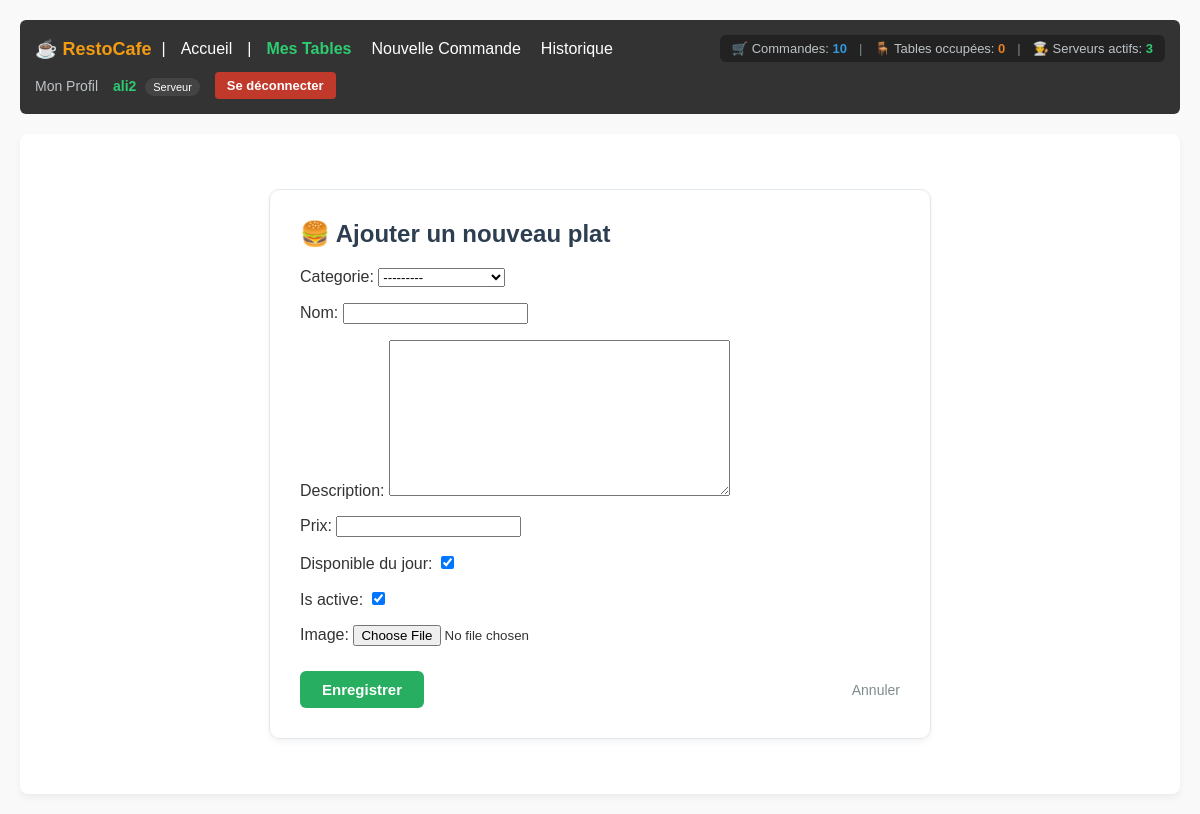
/menu/plats/add/ (signed in), run on the app's committed database.
### accounts/models.py (models this page shows, shortened)
class User(AbstractUser):
  ROLE_CHOICES = (
      ('admin', 'Administrateur'),
      ('serveur', 'Serveur'),
      ('cuisine', 'Cuisinier'),
  )
  role = models.CharField(
      max_length=20, choices=ROLE_CHOICES, default='serveur'
  )
  tel = models.CharField(max_length=20, blank=True, null=True)
  photo = models.ImageField(upload_to='profils/', blank=True, null=True)

### menu/models.py (models this page shows)
class Categorie(models.Model):
    nom = models.CharField(max_length=100, unique=True)
    is_active = models.BooleanField(default=True)
    description = models.TextField(blank=True, null=True)
    def __str__(self):
        return self.nom

### menu/views.py (the view)
# urls.py: path('plats/add/', PlatCreateView.as_view(), name='plat_add'),
@method_decorator(login_required, name='dispatch')
class PlatCreateView(CreateView):
    model = Plat
    form_class = PlatForm
    template_name = 'menu/plat_form.html'
    success_url = reverse_lazy('menu:plat_list')

### menu/forms.py
class PlatForm(forms.ModelForm):
  class Meta:
    model = Plat
    fields = (
        'categorie',
        'nom',
        'description',
        'prix',
        'disponible_du_jour',
        'is_active',
        'image',
    )

### accounts/context_processors.py (called while the page is built)
def restaurant_stats(request):
    if not request.user.is_authenticated:
        return {}
    total_commandes = Commande.objects.count()
    tables_occupees = Table.objects.filter(
        commandes__statut__in=['en_attente', 'en_preparation', 'prete']
    ).distinct().count()
    serveurs_actifs = User.objects.filter(
        role='serveur',
        commandes_gerees__isnull=False
    ).distinct().count()
    serveurs_stats = User.objects.filter(role='serveur').prefetch_related('commandes_gerees')
    return {
        'stat_commandes': total_commandes,
        'stat_tables_occupees': tables_occupees,
        'stat_serveurs': serveurs_actifs,
        'serveurs_stats': serveurs_stats,
    }

### menu/templates/menu/plat_form.html (shortened to what this page needs)
{% extends 'base.html' %}
{% block content %}
    <div style="max-width: 600px; margin: 30px auto; background: #ffffff; border: 1px solid #e1e8ed; border-radius: 10px; padding: 30px; box-shadow: 0 4px 6px rgba(0,0,0,0.04);">
        <h2 style="color: #2c3e50; margin-top: 0; margin-bottom: 20px; font-size: 24px;">
            {% if object %}Modifier le plat : {{ object.nom }}{% else %}🍔 Ajouter un nouveau plat{% endif %}
        </h2>
        <form method="post" enctype="multipart/form-data" style="margin-top: 20px;">
            <div style="margin-bottom: 15px;">
                {{ form.as_p }}
            </div>
            <div style="display: flex; justify-content: space-between; align-items: center; margin-top: 25px;">
                <button type="submit" style="padding: 10px 22px; background: #27ae60; color: white; border: none; border-radius: 6px; font-size: 15px; font-weight: 600; cursor: pointer;">
                    Enregistrer
                </button>
                <a href="{% url 'menu:plat_list' %}" style="color: #7f8c8d; text-decoration: none; font-size: 14px; font-weight: 500;">
                    Annuler
                </a>
            </div>
        </form>
    </div>
{% endblock %}

### templates/navbar.html (shortened to what this page needs)
<nav style="background: #333; color: #fff; padding: 15px; margin-bottom: 20px; border-radius: 6px; display: flex; justify-content: space-between; align-items: center; flex-wrap: wrap; gap: 10px;">
    <div style="display: flex; align-items: center; gap: 10px; flex-wrap: wrap;">
        <strong style="font-size: 18px; color: #f39c12;">☕ RestoCafe</strong> |
        <a href="{% url 'accounts:home' %}" style="color: #fff; text-decoration: none; margin: 0 5px;">Accueil</a>
        {% if user.is_authenticated %}
            |
            {% if user.role == 'admin' or user.is_superuser %}
                <a href="{% url 'accounts:admin_dashboard' %}" style="color: #3498db; text-decoration: none; margin: 0 5px; font-weight: bold;">Dashboard Admin</a>
                <a href="{% url 'accounts:user_list' %}" style="color: #fff; text-decoration: none; margin: 0 5px;">Utilisateurs</a>
                <a href="{% url 'tables:table_list' %}" style="color: #fff; text-decoration: none; margin: 0 5px;">Tables</a>
                <a href="{% url 'commandes:commande_list' %}" style="color: #fff; text-decoration: none; margin: 0 5px;">Commandes</a>
            {% elif user.role == 'serveur' %}
                <a href="{% url 'tables:serveur_dashboard' %}" style="color: #2ecc71; text-decoration: none; margin: 0 5px; font-weight: bold;">Mes Tables</a>
                <a href="{% url 'commandes:commande_add' %}" style="color: #fff; text-decoration: none; margin: 0 5px;">Nouvelle Commande</a>
                <a href="{% url 'commandes:commande_list' %}" style="color: #fff; text-decoration: none; margin: 0 5px;">Historique</a>
            {% elif user.role == 'cuisine' %}
                <a href="{% url 'commandes:cuisine_dashboard' %}" style="color: #f39c12; text-decoration: none; margin: 0 5px; font-weight: bold;">Dashboard Cuisine</a>
            {% endif %}
        {% endif %}
    </div>
    {% if user.is_authenticated %}
        <div style="display: flex; align-items: center; gap: 12px; background: #222; padding: 6px 12px; border-radius: 6px; font-size: 13px;">
            <span style="color: #bdc3c7;" title="Commandes totales">
                🛒 Commandes: <strong style="color: #3498db;">{{ stat_commandes|default:0 }}</strong>
            </span>
            <span style="color: #7f8c8d;">|</span>
            <span style="color: #bdc3c7;" title="Tables occupées">
                🪑 Tables occupées: <strong style="color: #e67e22;">{{ stat_tables_occupees|default:0 }}</strong>
            </span>
            <span style="color: #7f8c8d;">|</span>
            <span style="color: #bdc3c7;" title="Serveurs actifs">
                👨‍🍳 Serveurs actifs: <strong style="color: #2ecc71;">{{ stat_serveurs|default:0 }}</strong>
            </span>
        </div>
    {% endif %}
    <div style="display: flex; align-items: center; gap: 15px;">
        {% if user.is_authenticated %}
            <a href="{% url 'accounts:profile' %}" style="color: #bdc3c7; text-decoration: none; font-size: 14px;">Mon Profil</a>
            <span style="color: #2ecc71; font-size: 14px;">
                <strong>{{ user.username }}</strong>
                <span style="background: #444; color: #fff; padding: 3px 8px; border-radius: 10px; font-size: 11px; margin-left: 5px;">{{ user.get_role_display|default:user.role }}</span>
            </span>
            <form action="{% url 'accounts:logout' %}" method="post" style="display: inline; margin: 0;">
                <button type="submit" style="background: #c0392b; color: white; border: none; padding: 6px 12px; border-radius: 4px; cursor: pointer; font-size: 13px; font-weight: bold;">Se déconnecter</button>
            </form>
        {% else %}
            <span style="color: #e74c3c; font-size: 14px;">Non connecté</span>
            <a href="{% url 'accounts:login' %}" style="color: #fff; text-decoration: none; padding: 6px 12px; background: #2980b9; border-radius: 4px; font-size: 13px; font-weight: bold;">Connexion</a>
        {% endif %}
    </div>
</nav>

### templates/base.html (style rules this page uses)
body { font-family: Arial, sans-serif; margin: 0; padding: 20px; background-color: #f9f9f9; color: #333; }

### data on the page
User: username "ali2", role "Serveur"
Categorie: is_active "☑"

### other printed values
{{ stat_commandes|default:0 }} "10"
{{ stat_tables_occupees|default:0 }} "0"
{{ stat_serveurs|default:0 }} "3"
